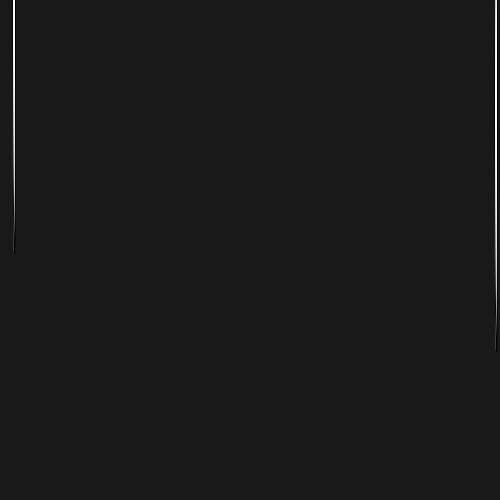
Frame 1 (no input)
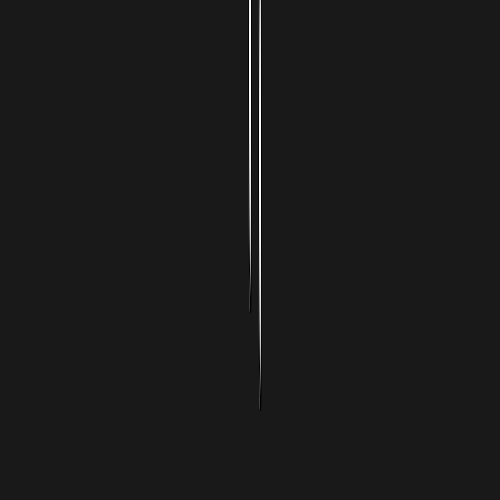
Frame 60 (the mouse pressed at the canvas centre just before this capture)
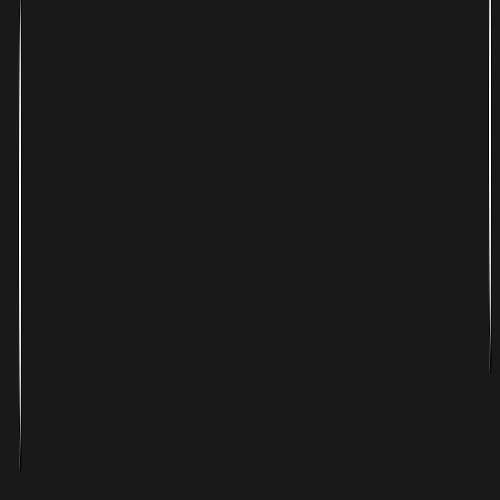
Frame 120 (the mouse held since frame 60 and released just before this capture)

The Processing sketch that drew these frames (run headless with seeded random() and noise(); from frame 60 on, the mouse is pressed at the canvas centre):

// Processing sketch: processing_11493
// ── processing_11493.pde

void mouseMoved()
{
fill(255,17,00);

ellipse(mouseX, mouseY, 100, 100);
}


// nombre de nuestra clase
class Ball
{
//variables de nuestra clase.
int wWidth;
int wHeight;
int bSize;
int x, y;
int xDirection, yDirection;
//Constructor. Se llama cuando creamos una "nueva pelota"
Ball(int windowWidth, int windowHeight, int ballSize)
{
wWidth = windowWidth;
wHeight = windowHeight;
bSize = ballSize;
x = 500;
y = 100;
xDirection = 4;
yDirection = 1;
}
// este es un constructor sobrecargado
Ball(int windowWidth, int windowHeight, int ballSize, int xPosition, int
yPosition)
{
this(windowWidth, windowHeight, ballSize);
x = xPosition;
y = yPosition;
}
// nuestro método para determinar la posición actual de la pelota
void compute()
{
  {

}
if (x < wWidth && x > 0)
{
// Move along x axis
x += xDirection;
}
else
{
// cambia la dirección, de positivo a negativo y vice versa
xDirection = xDirection * -1;
x += xDirection;
}
if (y < wHeight && y > 0)
{
y += yDirection;
}
else
{
yDirection = yDirection * -1;
y += yDirection;
}
}
// esto despliega la pelota, que se llama en la funcion main draw
void display()
{
compute();
ellipseMode(CENTER);
ellipse(x,y,3,500);
}
}
Ball aBall, anotherBall;
void setup()
{
size(500,500);
aBall = new Ball(width,height,100);
// llama al constructor de peolota para crear nueva pelota
anotherBall = new Ball(width,height,5,10,2); // Same..
}
void draw()
{
background(25);
aBall.display();
// llama la funcion metodo display del objeto pelota.
anotherBall.display();
// llamalo en el objeto anotherBall object.
}
